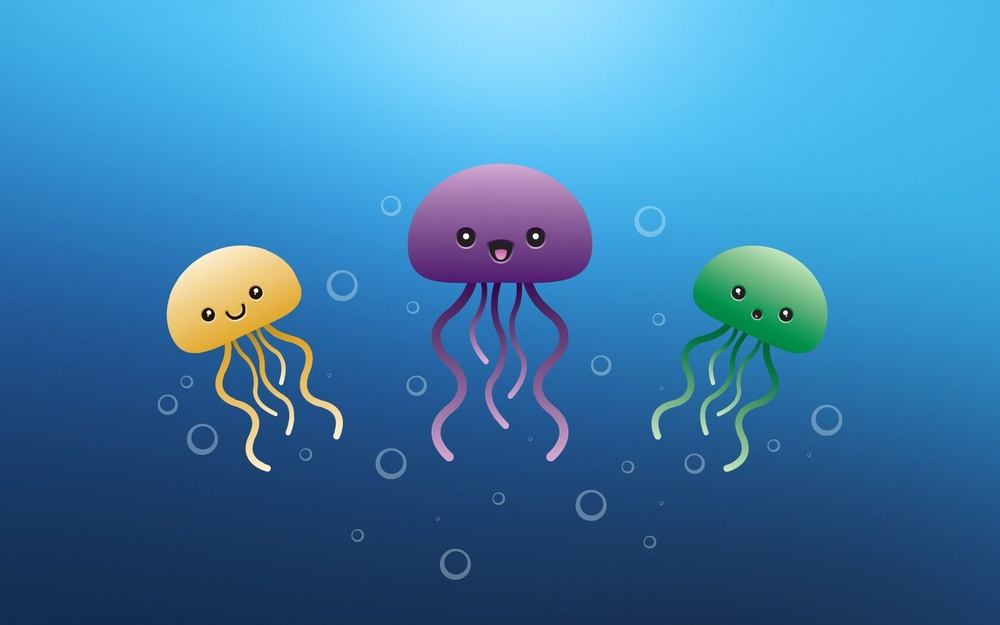
//> input picture Training_YangTao/ImageSegmentation/test.jpg, 1000 x 625 px, shrunk from 1680 x 1050 before the run
$ ./图像分割   (built with g++ and OpenCV 4)
//> lines starting //> are read from the running program, lines starting //| are printed output that depends on the picture; after the words box and inside, x2 and y2 are one past the last pixel; in counts of white or black regions, pixels touching at a corner belong together
#include<iostream>
using namespace std;
#include<opencv2\opencv.hpp>
using namespace cv;

int main()
{
	Mat t1, t2, t3, t4,yellow;
	Mat image = imread("C:\\Users\\hzxuxin\\Pictures\\Saved Pictures\\test.jpg");
//> image is the input picture: 625 rows x 1000 cols, CV_8UC3; mean B, G, R 171.3, 125, 59.1
	threshold(image, image, 50, 255, THRESH_BINARY);
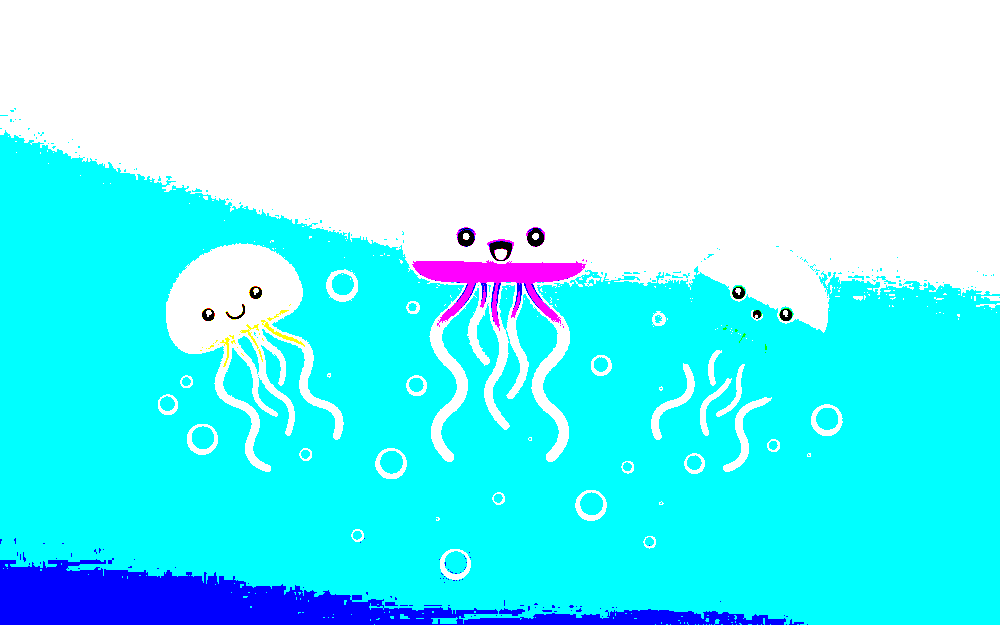
//> image: 625 rows x 1000 cols, CV_8UC3; mean B, G, R 254.3, 243.4, 113.5
	//cvtColor(image, t3, CV_RGB2GRAY);
	//Canny(t3, t1, 100,20);
	GaussianBlur(image,t1,Size(3,3),10);
	Canny(t1, t2, 80, 150);
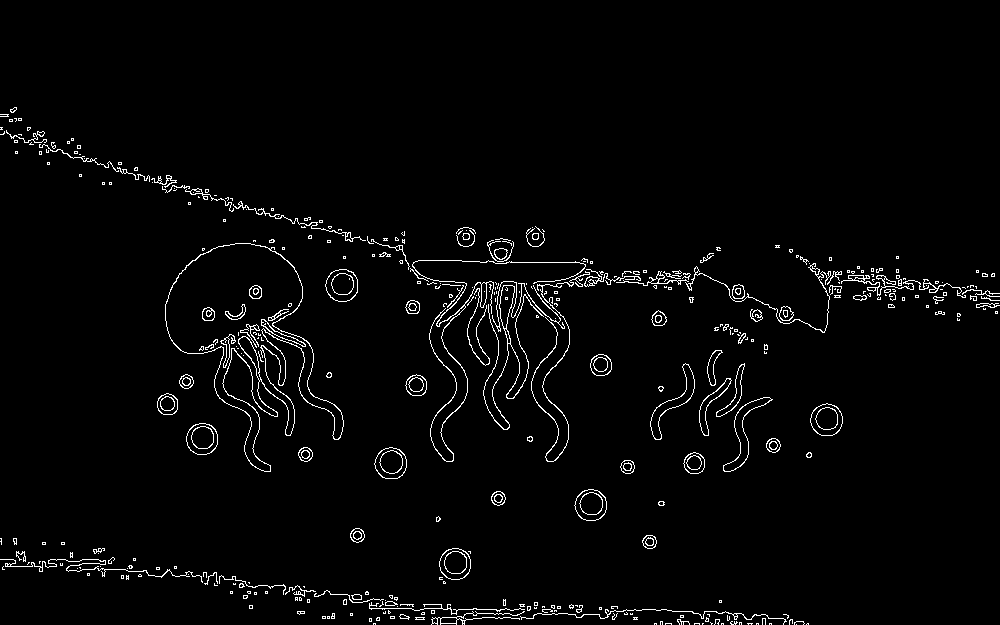
//> t2: 625 rows x 1000 cols, CV_8UC1; 2.5% white in thin lines or dots, all inside (x1, y1, x2, y2) = (0, 107, 1000, 625)
	medianBlur(t2, t3, 1);
	cvtColor(t3, t3, CV_GRAY2BGR);


	// [8 lines of commented-out code are left out]

	imshow("test", image);
	waitKey(27);

	system("pause");
	return 0;
}
